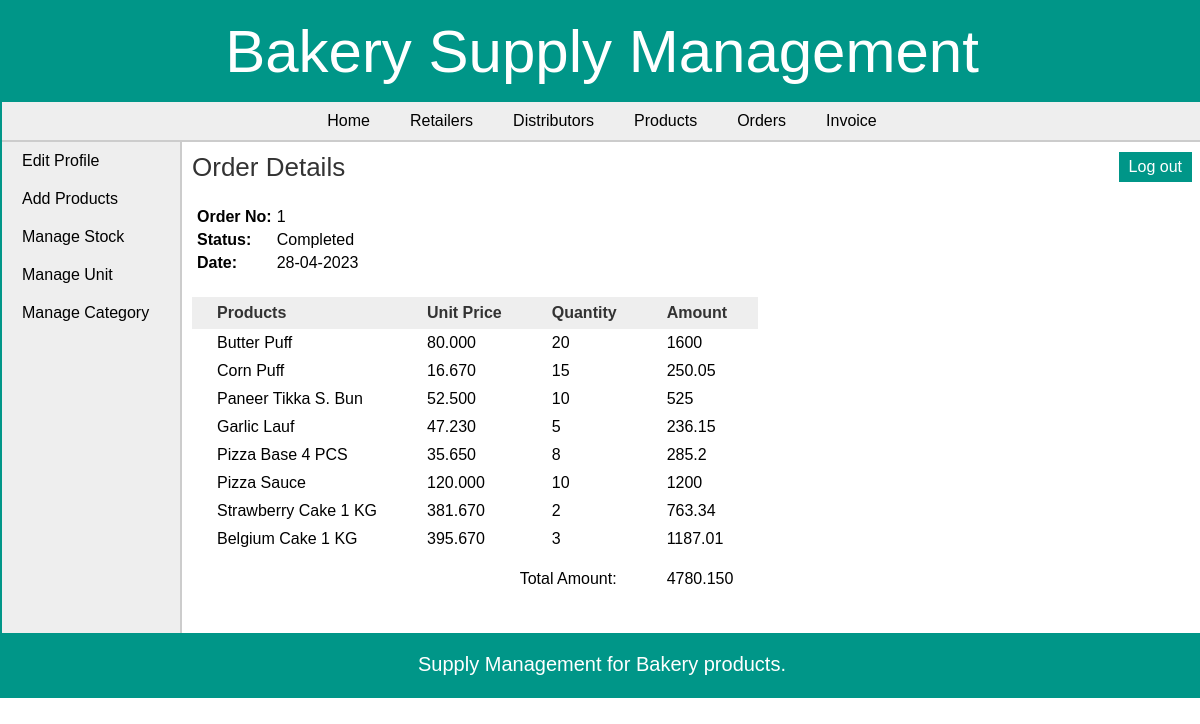
The page /manufacturer/view_order_items.php?id=1 (signed in) on the database its author committed.
### tables this page shows
CREATE TABLE `orders` (
  `order_id` int(11) NOT NULL,
  `date` date NOT NULL,
  `retailer_id` int(11) NOT NULL,
  `approved` tinyint(1) NOT NULL,
  `status` tinyint(1) NOT NULL,
  `total_amount` decimal(10,3) NOT NULL
);

CREATE TABLE `order_items` (
  `order_items_id` int(11) NOT NULL,
  `order_id` int(11) NOT NULL,
  `pro_id` int(11) NOT NULL,
  `quantity` int(6) NOT NULL
);

CREATE TABLE `products` (
  `pro_id` int(11) NOT NULL,
  `pro_name` varchar(25) NOT NULL,
  `pro_desc` text DEFAULT NULL,
  `pro_price` decimal(10,3) NOT NULL,
  `unit` int(11) NOT NULL,
  `pro_cat` int(11) NOT NULL,
  `quantity` int(6) DEFAULT NULL
);

### manufacturer/view_order_items.php (the view, shortened to what this page needs)
<?php
	require("../includes/config.php");
	if(isset($_SESSION['manufacturer_login']) || isset($_SESSION['admin_login']) || isset($_SESSION['retailer_login'])) {
			$order_id = $_GET['id'];
			$query_selectManOrderItems = "SELECT *,order_items.quantity as quantity FROM orders,order_items,products WHERE order_items.order_id='$order_id' AND order_items.pro_id=products.pro_id AND order_items.order_id=orders.order_id";
			$result_selectManOrderItems = mysqli_query($con,$query_selectManOrderItems);
			$query_selectManOrder = "SELECT date,approved,status FROM orders WHERE order_id='$order_id'";
			$result_selectManOrder = mysqli_query($con,$query_selectManOrder);
			$row_selectManOrder = mysqli_fetch_array($result_selectManOrder);
		}
		else {
			header('Location:../index.php');
		}
?>
<!DOCTYPE html>
<html>
<head>
	<link rel="stylesheet" href="../includes/main_style.css" >
</head>
<body>
	<?php
		include("../includes/header.inc.php");
		include("../includes/nav_manufacturer.inc.php");
		include("../includes/aside_manufacturer.inc.php");
	?>
	<section>
		<h1>Order Details</h1>
		<table class="table_infoFormat">
		<tr>
			<td> Order No: </td>
			<td> <?php echo $order_id; ?> </td>
		</tr>
		<tr>
			<td> Status: </td>
			<td>
			<?php
				if($row_selectManOrder['status'] == 0) {
					echo "Pending";
				}
				else {
					echo "Completed";
				}
			?>
			</td>
		</tr>
		<tr>
			<td> Date: </td>
			<td> <?php echo date("d-m-Y",strtotime($row_selectManOrder['date'])); ?> </td>
		</tr>
		</table>
		<form action="" method="POST" class="form">
		<table class="table_invoiceFormat">
			<tr>
				<th> Products </th>
				<th> Unit Price </th>
				<th> Quantity </th>
				<th> Amount </th>
			</tr>
			<?php $i=1; while($row_selectManOrderItems = mysqli_fetch_array($result_selectManOrderItems)) { ?>
			<tr>
				<td> <?php echo $row_selectManOrderItems['pro_name']; ?> </td>
				<td> <?php echo $row_selectManOrderItems['pro_price']; ?> </td>
				<td> <?php echo $row_selectManOrderItems['quantity']; ?> </td>
				<td> <?php echo $row_selectManOrderItems['quantity']*$row_selectManOrderItems['pro_price']; ?> </td>
			</tr>
			<?php $i++; } ?>
			<tr style="height:40px;vertical-align:bottom;">
				<td colspan="3" style="text-align:right;"> Total Amount: </td>
				<td>
				<?php
					mysqli_data_seek($result_selectManOrderItems,0);
					$row_selectManOrderItems = mysqli_fetch_array($result_selectManOrderItems);
					echo $row_selectManOrderItems['total_amount'];
				?>
				</td>
			</tr>
		</table>
		</form>
	</section>
	<?php
		include("../includes/footer.inc.php");
	?>
</body>
</html>

### includes/main_style.css (style rules this page uses)
* { font-family: arial,sans-serif; margin:0px; padding:0px; }
body { width:1200px; margin:auto; border:2px solid #009688; }
section { width:1000px; padding:10px; padding-bottom:40px; }
section h1 { margin-bottom:10px; font-weight:normal; color:#333; font-size: 26px; }
table { border-collapse: collapse; }
.table_invoiceFormat th { background-color:#eee; color:#333; padding: 7px 25px; }
.table_invoiceFormat tr { border:none; }
.table_invoiceFormat td,.table_invoiceFormat tr { padding: 5px 25px; text-align: left; }
.table_infoFormat { margin:20px 5px 25px; }
.table_infoFormat td { padding:5px 5px 0px 0px; }
.table_infoFormat td:first-child { font-weight:bold; }

### rows shown on the page
orders: date "28-04-2023", total_amount "4780.150"
order_items: pro.pro_name "Butter Puff", pro.pro_price "80.000", quantity "20", quantity.pro_price "1600"
order_items: pro.pro_name "Corn Puff", pro.pro_price "16.670", quantity "15", quantity.pro_price "250.05"
order_items: pro.pro_name "Paneer Tikka S. Bun", pro.pro_price "52.500", quantity "10", quantity.pro_price "525"
order_items: pro.pro_name "Garlic Lauf", pro.pro_price "47.230", quantity "5", quantity.pro_price "236.15"
order_items: pro.pro_name "Pizza Base 4 PCS", pro.pro_price "35.650", quantity "8", quantity.pro_price "285.2"
order_items: pro.pro_name "Pizza Sauce", pro.pro_price "120.000", quantity "10", quantity.pro_price "1200"
order_items: pro.pro_name "Strawberry Cake 1 KG", pro.pro_price "381.670", quantity "2", quantity.pro_price "763.34"
order_items: pro.pro_name "Belgium Cake 1 KG", pro.pro_price "395.670", quantity "3", quantity.pro_price "1187.01"

### other values the page prints
$order_id "1"
